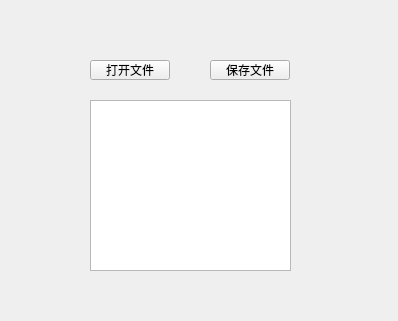
<?xml version="1.0" encoding="UTF-8"?>
<ui version="4.0">
 <class>FileOperation</class>
 <widget class="QWidget" name="FileOperation">
  <property name="geometry">
   <rect>
    <x>0</x>
    <y>0</y>
    <width>398</width>
    <height>321</height>
   </rect>
  </property>
  <property name="windowTitle">
   <string>FileOperation</string>
  </property>
  <widget class="QPushButton" name="btn_open">
   <property name="geometry">
    <rect>
     <x>90</x>
     <y>60</y>
     <width>80</width>
     <height>20</height>
    </rect>
   </property>
   <property name="text">
    <string>打开文件</string>
   </property>
  </widget>
  <widget class="QPushButton" name="btn_save">
   <property name="geometry">
    <rect>
     <x>210</x>
     <y>60</y>
     <width>80</width>
     <height>20</height>
    </rect>
   </property>
   <property name="text">
    <string>保存文件</string>
   </property>
  </widget>
  <widget class="QTextEdit" name="textEdit">
   <property name="geometry">
    <rect>
     <x>90</x>
     <y>100</y>
     <width>201</width>
     <height>171</height>
    </rect>
   </property>
  </widget>
 </widget>
 <resources/>
 <connections/>
</ui>
